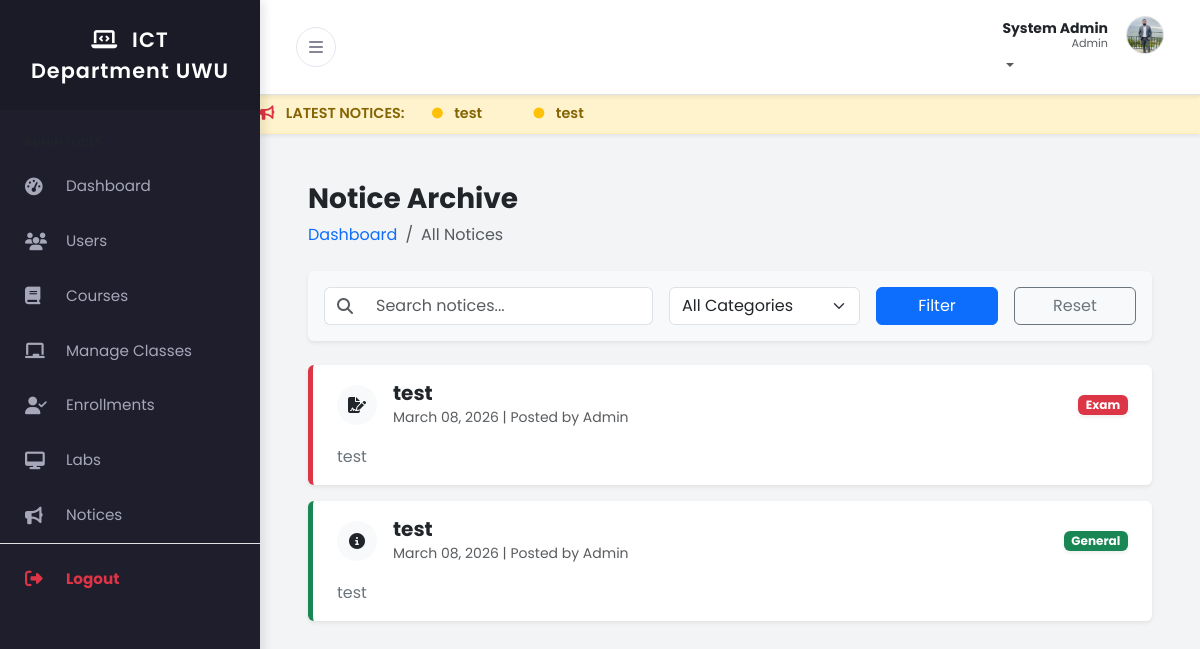
/lecturer/notices.php (signed in), run on the app's committed database.
### tables this page shows
CREATE TABLE IF NOT EXISTS `users` (
  `user_id` int NOT NULL AUTO_INCREMENT,
  `full_name` varchar(100) NOT NULL,
  `email` varchar(100) NOT NULL,
  `password_hash` varchar(255) NOT NULL,
  `role` enum('admin','lecturer','student') NOT NULL,
  `phone` varchar(20) DEFAULT NULL,
  `profile_pic` varchar(255) DEFAULT 'default.png',
  `created_at` timestamp NULL DEFAULT CURRENT_TIMESTAMP,
  `theme` varchar(10) DEFAULT 'light',
  PRIMARY KEY (`user_id`),
  UNIQUE KEY `email` (`email`)
);

CREATE TABLE IF NOT EXISTS `notices` (
  `id` int NOT NULL AUTO_INCREMENT,
  `title` varchar(255) NOT NULL,
  `message` text NOT NULL,
  `category` enum('General','Exam','Event','Lab') DEFAULT 'General',
  `posted_by` int NOT NULL,
  `created_at` timestamp NULL DEFAULT CURRENT_TIMESTAMP,
  PRIMARY KEY (`id`),
  KEY `posted_by` (`posted_by`)
);

### lecturer/notices.php (the view, shortened to what this page needs)
<?php
include('../includes/header.php');
include('../config/db.php');
$search = isset($_GET['search']) ? mysqli_real_escape_string($conn, $_GET['search']) : '';
$query = "SELECT * FROM notices WHERE 1";
$query .= " ORDER BY id DESC";
$notices_run = mysqli_query($conn, $query);
?>
<div class="container-fluid px-4">
    <h3 class="mt-4 fw-bold text-dark">Notice Archive</h3>
    <ol class="breadcrumb mb-4">
        <li class="breadcrumb-item"><a href="index.php" class="text-decoration-none">Dashboard</a></li>
        <li class="breadcrumb-item active">All Notices</li>
    </ol>
    <div class="card shadow-sm border-0 mb-4 bg-light">
        <div class="card-body">
            <form action="" method="GET" class="row g-3">
                <div class="col-md-5">
                    <div class="input-group">
                        <span class="input-group-text bg-white border-end-0"><i class="fas fa-search text-muted"></i></span>
                        <input type="text" name="search" class="form-control border-start-0" placeholder="Search notices..." value="<?= $search; ?>">
                    </div>
                </div>
                <div class="col-md-3">
                    <select name="category" class="form-select">
                        <option value="">All Categories</option>
                    </select>
                </div>
                <div class="col-md-2">
                    <button type="submit" class="btn btn-primary w-100">Filter</button>
                </div>
                <div class="col-md-2">
                    <a href="notices.php" class="btn btn-outline-secondary w-100">Reset</a>
                </div>
            </form>
        </div>
    </div>
    <div class="row">
        <?php if(mysqli_num_rows($notices_run) > 0): ?>
            <?php while($not = mysqli_fetch_array($notices_run)):
                $cat_class = strtolower($not['category']);
                $icon = 'fa-info-circle';
                if($not['category'] == 'Exam') $icon = 'fa-file-signature';
                elseif($not['category'] == 'Event') $icon = 'fa-calendar-alt';
                elseif($not['category'] == 'Lab') $icon = 'fa-desktop';
            ?>
            <div class="col-md-12 mb-3">
                <div class="card shadow-sm border-0 border-start border-5 border-<?= $cat_class; ?> notice-item-card">
                    <div class="card-body py-3 px-4">
                        <div class="d-flex justify-content-between align-items-center">
                            <div class="d-flex align-items-center">
                                <div class="notice-icon bg-light me-3">
                                    <i class="fas <?= $icon; ?> text-<?= ($cat_class == 'lab') ? 'warning' : $cat_class; ?>"></i>
                                </div>
                                <div>
                                    <h5 class="mb-0 fw-bold text-dark"><?= $not['title']; ?></h5>
                                    <small class="text-muted"><?= date('F d, Y', strtotime($not['created_at'])); ?> | Posted by Admin</small>
                                </div>
                            </div>
                            <span class="badge badge-<?= $cat_class; ?> shadow-sm"><?= $not['category']; ?></span>
                        </div>
                        <div class="mt-3">
                            <p class="text-secondary mb-0"><?= nl2br($not['message']); ?></p>
                        </div>
                    </div>
                </div>
            </div>
            <?php endwhile; ?>
        <?php endif; ?>
    </div>
</div>
<?php include('../includes/footer.php'); ?>

### includes/header.php (shortened to what this page needs)
<?php
include_once('../config/db.php');
$role = $_SESSION['auth_role'];
$user_id = $_SESSION['auth_user']['user_id'];
$header_query = "SELECT full_name, profile_pic, theme FROM users WHERE user_id='$user_id' LIMIT 1";
$header_query_run = mysqli_query($conn, $header_query);
$user_row = mysqli_fetch_array($header_query_run);
$user_name = $user_row['full_name'];
$profile_pic = $user_row['profile_pic'];
$user_theme = isset($user_row['theme']) ? $user_row['theme'] : 'light';
$initials = strtoupper(substr($user_name, 0, 1));
?>
<!DOCTYPE html>
<html lang="en">
<head>
    <link href="https://cdn.jsdelivr.net/npm/bootstrap@5.3.0/dist/css/bootstrap.min.css" rel="stylesheet">
    <link rel="stylesheet" href="https://cdnjs.cloudflare.com/ajax/libs/font-awesome/6.4.0/css/all.min.css">
    <link href="../assets/css/style.css" rel="stylesheet">
</head>
<body class="<?= ($user_theme == 'dark') ? 'dark-mode' : ''; ?>">
<div class="d-flex" id="wrapper">
    <div id="sidebar-wrapper">
        <div class="sidebar-heading">
            <i class="fas fa-laptop-code me-2"></i> ICT Department UWU
        </div>
        <div class="list-group list-group-flush mt-3">
            <?php if($role == 'admin') : ?>
                <div class="small text-uppercase fw-bold text-muted px-4 mb-2 mt-2" style="font-size:0.7rem;">Admin Tools</div>
                <a href="../admin/index.php" class="list-group-item list-group-item-action"><i class="fas fa-tachometer-alt me-3"></i> Dashboard</a>
                <a href="../admin/users.php" class="list-group-item list-group-item-action"><i class="fas fa-users me-3"></i> Users</a>
                <a href="../admin/courses.php" class="list-group-item list-group-item-action"><i class="fas fa-book me-3"></i> Courses</a>
                <a href="../admin/classes.php" class="list-group-item list-group-item-action"><i class="fas fa-chalkboard me-3"></i> Manage Classes</a>
                <a href="../admin/enrollments.php" class="list-group-item list-group-item-action"><i class="fas fa-user-check me-3"></i> Enrollments</a>
                <a href="../admin/labs.php" class="list-group-item list-group-item-action"><i class="fas fa-desktop me-3"></i> Labs</a>
                <a href="../admin/notices.php" class="list-group-item list-group-item-action"><i class="fas fa-bullhorn me-3"></i> Notices</a>
                <?php endif; ?>
            <div class="mt-auto mb-4 border-top pt-2">
                <a href="../logout.php" class="list-group-item list-group-item-action text-danger fw-bold">
                    <i class="fas fa-sign-out-alt me-3"></i> Logout
                </a>
            </div>
        </div>
    </div>
    <div id="page-content-wrapper">
        <nav class="navbar navbar-expand-lg border-bottom bg-white shadow-sm">
            <div class="container-fluid">
                <button class="btn btn-toggle" id="sidebarToggle">
                    <i class="fas fa-bars"></i>
                </button>
                <ul class="navbar-nav ms-auto mt-2 mt-lg-0">
                    <li class="nav-item dropdown">
                        <a class="nav-link dropdown-toggle p-0" href="#" id="navbarDropdown" role="button" data-bs-toggle="dropdown" aria-haspopup="true" aria-expanded="false">
                            <div class="user-profile-box d-flex align-items-center">
                                <div class="text-end d-none d-sm-block me-2" style="line-height: 1.2;">
                                    <span class="d-block fw-bold text-dark small"><?= $user_name; ?></span>
                                    <span class="d-block text-muted" style="font-size: 0.7rem;"><?= ucfirst($role); ?></span>
                                </div>
                                <?php if($profile_pic != 'default.png' && $profile_pic != ''): ?>
                                    <img src="../uploads/profile/<?= $profile_pic; ?>" class="rounded-circle border" style="width:38px; height:38px; object-fit:cover;">
                                <?php else: ?>
                                    <div class="user-avatar bg-primary text-white rounded-circle d-flex justify-content-center align-items-center fw-bold shadow-sm" style="width:38px; height:38px;">
                                        <?= $initials; ?>
                                    </div>
                                <?php endif; ?>
                            </div>
                        </a>
                    </li>
                </ul>
            </div>
        </nav>
        <?php
        $marquee_query = "SELECT title FROM notices ORDER BY id DESC LIMIT 5";
        $marquee_run = mysqli_query($conn, $marquee_query);
        if(mysqli_num_rows($marquee_run) > 0) {
            echo '<div class="notice-marquee shadow-sm">';
            echo '<marquee behavior="scroll" direction="left" onmouseover="this.stop();" onmouseout="this.start();">';
            echo '<i class="fas fa-bullhorn me-2 text-danger"></i> LATEST NOTICES: ';
            while($m_row = mysqli_fetch_array($marquee_run)) {
                echo '<span class="mx-4"> <i class="fas fa-circle fa-xs text-warning me-2"></i> ' . $m_row['title'] . '</span>';
            }
            echo '</marquee>';
            echo '</div>';
        }
        ?>
        <div class="container-fluid px-4 py-4">

### assets/css/style.css (style rules this page uses)
:root { --primary-color: #4e73df; --secondary-color: #858796; --body-bg: #f3f4f6; --text-color: #5a5c69; --sidebar-bg: #1e1e2d; --sidebar-text: #a6a7b9; --sidebar-text-hover: #ffffff; --sidebar-active-bg: #2b2b40; --navbar-bg: #ffffff; --card-bg: #ffffff; --shadow-sm: 0 0.125rem 0.25rem rgba(0, 0, 0, 0.075); --shadow-md: 0 4px 6px -1px rgba(0, 0, 0, 0.1), 0 2px 4px -1px rgba(0, 0, 0, 0.06); }
body { font-family: "Poppins", sans-serif; background-color: var(--body-bg); color: var(--text-color); overflow-x: hidden; }
#wrapper { display: flex; width: 100%; align-items: stretch; transition: all 0.3s ease-in-out; }
#sidebar-wrapper { min-width: 260px; max-width: 260px; min-height: 100vh; background-color: var(--sidebar-bg); color: var(--sidebar-text); transition: margin 0.3s ease-in-out; box-shadow: 4px 0 10px rgba(0, 0, 0, 0.1); z-index: 1000; }
.sidebar-heading { padding: 1.5rem; font-size: 1.3rem; font-weight: 600; text-align: center; color: #fff; background: rgba(0, 0, 0, 0.1); letter-spacing: 1px; }
.list-group-item { background-color: transparent; color: var(--sidebar-text); border: none; padding: 16px 25px; font-weight: 400; transition: all 0.2s; font-size: 0.95rem; display: flex; align-items: center; }
.list-group-item i { width: 25px; font-size: 1.1rem; }
#page-content-wrapper { width: 100%; transition: all 0.3s ease; }
.navbar { background-color: var(--navbar-bg) !important; box-shadow: var(--shadow-sm); padding: 1rem 1.5rem; }
.btn-toggle { background: transparent; border: 1px solid #e3e6f0; color: var(--secondary-color); border-radius: 50%; width: 40px; height: 40px; display: flex; align-items: center; justify-content: center; transition: all 0.2s; }
.user-profile-box { display: flex; align-items: center; gap: 10px; cursor: pointer; }
@media (min-width: 768px) { #sidebar-wrapper { margin-left: 0; } }
.notice-marquee { background: #fff3cd; color: #856404; padding: 8px 0; font-weight: 600; font-size: 0.9rem; border-bottom: 1px solid #ffeeba; white-space: nowrap; overflow: hidden; }
.badge-exam { background-color: #dc3545 !important; color: white; }
.badge-general { background-color: #198754 !important; color: white; }
.border-exam { border-left-color: #dc3545 !important; }
.border-general { border-left-color: #198754 !important; }
.notice-icon { width: 40px; height: 40px; display: flex; align-items: center; justify-content: center; border-radius: 50%; }
.notice-item-card { transition: transform 0.2s; }
.badge-exam { background-color: #dc3545 !important; }
.badge-general { background-color: #198754 !important; }

### data on the page
users: full_name "System Admin", profile_pic (picture)
notices: title "test", created_at "March 08, 2026", category "Exam", message "test"
notices: title "test", created_at "March 08, 2026", category "General", message "test"

### other printed values
$role "Admin"
$m_row['title'] "test"
